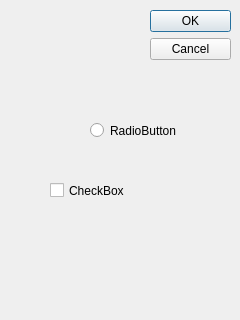
<?xml version="1.0" encoding="UTF-8"?>
<ui version="4.0">
 <class>Dialog2</class>
 <widget class="QDialog" name="Dialog2">
  <property name="geometry">
   <rect>
    <x>0</x>
    <y>0</y>
    <width>240</width>
    <height>320</height>
   </rect>
  </property>
  <property name="windowTitle">
   <string>Dialog</string>
  </property>
  <widget class="QDialogButtonBox" name="buttonBox">
   <property name="geometry">
    <rect>
     <x>150</x>
     <y>10</y>
     <width>81</width>
     <height>301</height>
    </rect>
   </property>
   <property name="orientation">
    <enum>Qt::Vertical</enum>
   </property>
   <property name="standardButtons">
    <set>QDialogButtonBox::Cancel|QDialogButtonBox::Ok</set>
   </property>
  </widget>
  <widget class="QRadioButton" name="radioButton">
   <property name="geometry">
    <rect>
     <x>90</x>
     <y>120</y>
     <width>97</width>
     <height>21</height>
    </rect>
   </property>
   <property name="text">
    <string>RadioButton</string>
   </property>
  </widget>
  <widget class="QCheckBox" name="checkBox">
   <property name="geometry">
    <rect>
     <x>50</x>
     <y>180</y>
     <width>84</width>
     <height>21</height>
    </rect>
   </property>
   <property name="text">
    <string>CheckBox</string>
   </property>
  </widget>
 </widget>
 <resources/>
 <connections>
  <connection>
   <sender>buttonBox</sender>
   <signal>accepted()</signal>
   <receiver>Dialog2</receiver>
   <slot>accept()</slot>
   <hints>
    <hint type="sourcelabel">
     <x>248</x>
     <y>254</y>
    </hint>
    <hint type="destinationlabel">
     <x>157</x>
     <y>274</y>
    </hint>
   </hints>
  </connection>
  <connection>
   <sender>buttonBox</sender>
   <signal>rejected()</signal>
   <receiver>Dialog2</receiver>
   <slot>reject()</slot>
   <hints>
    <hint type="sourcelabel">
     <x>316</x>
     <y>260</y>
    </hint>
    <hint type="destinationlabel">
     <x>286</x>
     <y>274</y>
    </hint>
   </hints>
  </connection>
 </connections>
</ui>
